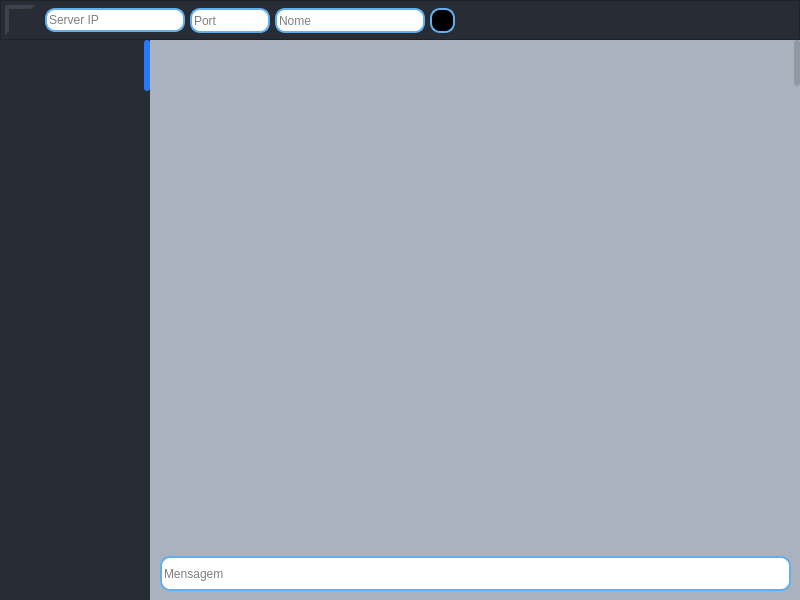
<?xml version="1.0" encoding="UTF-8"?>
<ui version="4.0">
 <class>window</class>
 <widget class="QMainWindow" name="window">
  <property name="geometry">
   <rect>
    <x>0</x>
    <y>0</y>
    <width>800</width>
    <height>600</height>
   </rect>
  </property>
  <property name="minimumSize">
   <size>
    <width>800</width>
    <height>600</height>
   </size>
  </property>
  <property name="maximumSize">
   <size>
    <width>800</width>
    <height>600</height>
   </size>
  </property>
  <property name="windowTitle">
   <string>Chat Room</string>
  </property>
  <property name="windowIcon">
   <iconset>
    <normaloff>../images/icon.ico</normaloff>../images/icon.ico</iconset>
  </property>
  <property name="autoFillBackground">
   <bool>false</bool>
  </property>
  <property name="styleSheet">
   <string notr="true">background-color:#ABB2BF;</string>
  </property>
  <widget class="QWidget" name="centralwidget">
   <widget class="QListWidget" name="clients">
    <property name="geometry">
     <rect>
      <x>0</x>
      <y>39</y>
      <width>150</width>
      <height>561</height>
     </rect>
    </property>
    <property name="styleSheet">
     <string notr="true">QListWidget {
	border: 1px solid #282C34;
	background-color: rgb(40, 44, 52);
}</string>
    </property>
    <property name="horizontalScrollBarPolicy">
     <enum>Qt::ScrollBarAlwaysOff</enum>
    </property>
    <property name="uniformItemSizes">
     <bool>true</bool>
    </property>
    <property name="wordWrap">
     <bool>true</bool>
    </property>
    <property name="itemAlignment">
     <set>Qt::AlignLeading</set>
    </property>
   </widget>
   <widget class="QLineEdit" name="message">
    <property name="geometry">
     <rect>
      <x>160</x>
      <y>556</y>
      <width>631</width>
      <height>35</height>
     </rect>
    </property>
    <property name="font">
     <font>
      <family>Arial</family>
      <pointsize>9</pointsize>
      <weight>50</weight>
      <bold>false</bold>
     </font>
    </property>
    <property name="styleSheet">
     <string notr="true">QLineEdit {
	border: 2px solid #61AFEF;
	border-radius: 10px;
	background-color: #FFFFFF;
}</string>
    </property>
    <property name="maxLength">
     <number>150</number>
    </property>
    <property name="placeholderText">
     <string>Mensagem</string>
    </property>
   </widget>
   <widget class="QTextEdit" name="history">
    <property name="geometry">
     <rect>
      <x>150</x>
      <y>40</y>
      <width>651</width>
      <height>511</height>
     </rect>
    </property>
    <property name="font">
     <font>
      <family>Arial</family>
      <pointsize>10</pointsize>
      <weight>75</weight>
      <bold>true</bold>
     </font>
    </property>
    <property name="styleSheet">
     <string notr="true">QTextEdit {
	border: 1px solid #ABB2BF;
	background-color: #ABB2BF;
}</string>
    </property>
    <property name="verticalScrollBarPolicy">
     <enum>Qt::ScrollBarAsNeeded</enum>
    </property>
    <property name="horizontalScrollBarPolicy">
     <enum>Qt::ScrollBarAlwaysOff</enum>
    </property>
    <property name="readOnly">
     <bool>true</bool>
    </property>
    <property name="textInteractionFlags">
     <set>Qt::NoTextInteraction</set>
    </property>
   </widget>
   <widget class="QFrame" name="frame">
    <property name="geometry">
     <rect>
      <x>0</x>
      <y>0</y>
      <width>800</width>
      <height>40</height>
     </rect>
    </property>
    <property name="styleSheet">
     <string notr="true">background-color: rgb(40, 44, 52);</string>
    </property>
    <property name="frameShape">
     <enum>QFrame::StyledPanel</enum>
    </property>
    <property name="frameShadow">
     <enum>QFrame::Raised</enum>
    </property>
    <widget class="QLineEdit" name="server">
     <property name="geometry">
      <rect>
       <x>45</x>
       <y>8</y>
       <width>140</width>
       <height>24</height>
      </rect>
     </property>
     <property name="styleSheet">
      <string notr="true">QLineEdit {
	border: 2px solid #61AFEF;
	border-radius: 10px;
	background-color: #FFFFFF;
}</string>
     </property>
     <property name="inputMask">
      <string/>
     </property>
     <property name="text">
      <string/>
     </property>
     <property name="maxLength">
      <number>32767</number>
     </property>
     <property name="placeholderText">
      <string>Server IP</string>
     </property>
    </widget>
    <widget class="QLineEdit" name="port">
     <property name="geometry">
      <rect>
       <x>190</x>
       <y>8</y>
       <width>80</width>
       <height>25</height>
      </rect>
     </property>
     <property name="styleSheet">
      <string notr="true">QLineEdit {
	border: 2px solid #61AFEF;
	border-radius: 10px;
	background-color: #FFFFFF;
}</string>
     </property>
     <property name="inputMask">
      <string/>
     </property>
     <property name="maxLength">
      <number>32767</number>
     </property>
     <property name="placeholderText">
      <string>Port</string>
     </property>
    </widget>
    <widget class="QPushButton" name="start">
     <property name="geometry">
      <rect>
       <x>5</x>
       <y>5</y>
       <width>30</width>
       <height>30</height>
      </rect>
     </property>
     <property name="toolTip">
      <string>Connect/Disconnect</string>
     </property>
     <property name="styleSheet">
      <string notr="true">QPushButton {
	border: 4px solid #282c34;
    border-radius: 24px;
	border-style: outset;
    padding: 5px;
}

QPushButton:pressed {
    border-style: inset;
}</string>
     </property>
     <property name="text">
      <string/>
     </property>
     <property name="icon">
      <iconset>
       <normaloff>../images/Start.png</normaloff>../images/Start.png</iconset>
     </property>
     <property name="iconSize">
      <size>
       <width>30</width>
       <height>30</height>
      </size>
     </property>
    </widget>
    <widget class="QLineEdit" name="name">
     <property name="geometry">
      <rect>
       <x>275</x>
       <y>8</y>
       <width>150</width>
       <height>25</height>
      </rect>
     </property>
     <property name="styleSheet">
      <string notr="true">QLineEdit {
	border: 2px solid #61AFEF;
	border-radius: 10px;
	background-color: #FFFFFF;
}</string>
     </property>
     <property name="maxLength">
      <number>20</number>
     </property>
     <property name="placeholderText">
      <string>Nome</string>
     </property>
    </widget>
    <widget class="QLabel" name="status">
     <property name="geometry">
      <rect>
       <x>770</x>
       <y>8</y>
       <width>24</width>
       <height>24</height>
      </rect>
     </property>
     <property name="toolTip">
      <string>Connection Status</string>
     </property>
     <property name="text">
      <string/>
     </property>
     <property name="pixmap">
      <pixmap>../images/Off.png</pixmap>
     </property>
     <property name="scaledContents">
      <bool>true</bool>
     </property>
    </widget>
    <widget class="QPushButton" name="colorpicker">
     <property name="geometry">
      <rect>
       <x>430</x>
       <y>8</y>
       <width>25</width>
       <height>25</height>
      </rect>
     </property>
     <property name="font">
      <font>
       <weight>50</weight>
       <bold>false</bold>
      </font>
     </property>
     <property name="toolTip">
      <string>Text color</string>
     </property>
     <property name="styleSheet">
      <string notr="true">QPushButton {
	border: 2px solid #61AFEF;
	border-radius: 10px;
	background-color: rgb(0, 0, 0);
}

QPushButton:pressed {
    border-style: inset;
}</string>
     </property>
     <property name="text">
      <string/>
     </property>
     <property name="iconSize">
      <size>
       <width>25</width>
       <height>25</height>
      </size>
     </property>
    </widget>
   </widget>
   <widget class="QScrollBar" name="scrollbar">
    <property name="geometry">
     <rect>
      <x>794</x>
      <y>40</y>
      <width>6</width>
      <height>511</height>
     </rect>
    </property>
    <property name="styleSheet">
     <string notr="true">QScrollBar:vertical {
	border: none;
    background: transparent;
	width: 6px
}

QScrollBar::handle:vertical {
    background: rgb(146, 151, 162);
	border-radius: 3px;
    min-height: 10px;
}

QScrollBar::add-line:vertical {
	border: none;
    background: none;
}

QScrollBar::sub-line:vertical {
    border: none;
    background: none;
}

QScrollBar::add-page:vertical {
	background-color: transparent;
}

QScrollBar::sub-page:vertical {
	background-color: transparent;
}</string>
    </property>
    <property name="orientation">
     <enum>Qt::Vertical</enum>
    </property>
   </widget>
   <widget class="QScrollBar" name="clientscroll">
    <property name="geometry">
     <rect>
      <x>144</x>
      <y>40</y>
      <width>6</width>
      <height>561</height>
     </rect>
    </property>
    <property name="styleSheet">
     <string notr="true">QScrollBar:vertical {
	border: none;
    background: transparent;
	width: 6px
}

QScrollBar::handle:vertical {
    background: rgb(41, 121, 255);
	border-radius: 3px;
    min-height: 10px;
}

QScrollBar::add-line:vertical {
	border: none;
    background: none;
}

QScrollBar::sub-line:vertical {
    border: none;
    background: none;
}

QScrollBar::add-page:vertical {
	background-color: rgb(40, 44, 52);
}

QScrollBar::sub-page:vertical {
	background-color: rgb(40, 44, 52);
}</string>
    </property>
    <property name="orientation">
     <enum>Qt::Vertical</enum>
    </property>
   </widget>
  </widget>
 </widget>
 <resources/>
 <connections/>
</ui>
